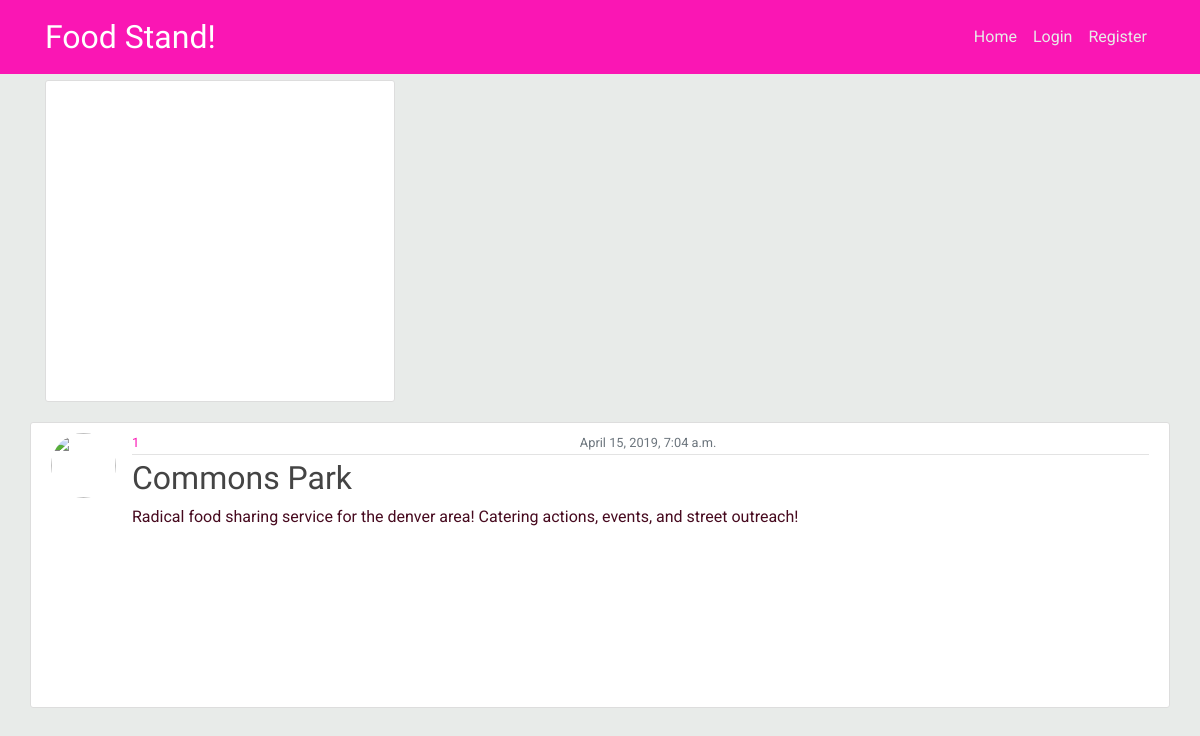
The app's page /distros/38/ with its own data.
### distros/models.py (models this page shows, shortened)
class Post(models.Model):
  site = models.CharField(max_length=100)
  address = models.CharField(max_length=100)
  lat = models.FloatField()
  lng = models.FloatField()
  info = models.TextField()
  start_time = models.DateTimeField(auto_now=False)
  author = models.ForeignKey(User, on_delete=models.CASCADE)
  image = models.ImageField(blank=True)

### distros/views.py (the view)
# urls.py: path("<int:pk>/", PostDetailView.as_view(), name='post-detail'),
class PostDetailView(DetailView):
  model = Post

### distros/templates/distros/post_detail.html (shortened to what this page needs)
{% extends 'distros/base.html' %}
{% block content %}
<div class="row">
  <div class="col-md-4">
    <div class="content-section">
      <div id='map' style='width: 100%; min-height: 300px;'></div>
    </div>
  </div>
  <article class="media content-section">
    <img class="rounded-circle article-img" src="{{ user }}">
    <div class="media-body">
      <div class="article-metadata">
        <a class="mr-2" href="#">{{ object.site }}</a>
        <small class="text-muted">{{ object.start_time}}</small>
      </div>
      <h2 class="article-title">{{ object.address }}</h2>
      <p class="article-content">{{ object.info }}</p>
    </div>
  </article>
{% endblock content %}

### distros/static/distros/main.css (style rules this page uses)
body { background: #E8EBE9; color: #470A1F; margin-top: 5rem; font-family: 'Roboto', sans-serif; }
h1, h2, h3, h4, h5, h6 { color: #470A1F; font-family: 'Special Elite', cursive; }
.text-muted { display: flex; overflow: none; width: 100%; justify-content: center; }
a { color: #FA16B4 }
.content-section { width: 100%; background: #ffffff; padding: 10px 20px; border: 1px solid #dddddd; border-radius: 3px; margin-bottom: 20px; justify-content: center; }
.article-title { color: #444444; }
.article-content { white-space: wrap; width: 100%; height: 50%; text-overflow: ellipsis; }
.article-img { height: 65px; width: 65px; margin-right: 16px; }
.article-metadata { display: flex; padding-bottom: 1px; margin-bottom: 4px; border-bottom: 1px solid #e3e3e3 }
.media-body { height: 33vh; overflow: hidden; }
.mr-2 { font-size: 13px; }

### records on screen
Post: site "1", start_time "April 15, 2019, 7:04 a.m.", address "Commons Park", info "Radical food sharing service for the denver area! Catering actions, events, and street outreach!"
